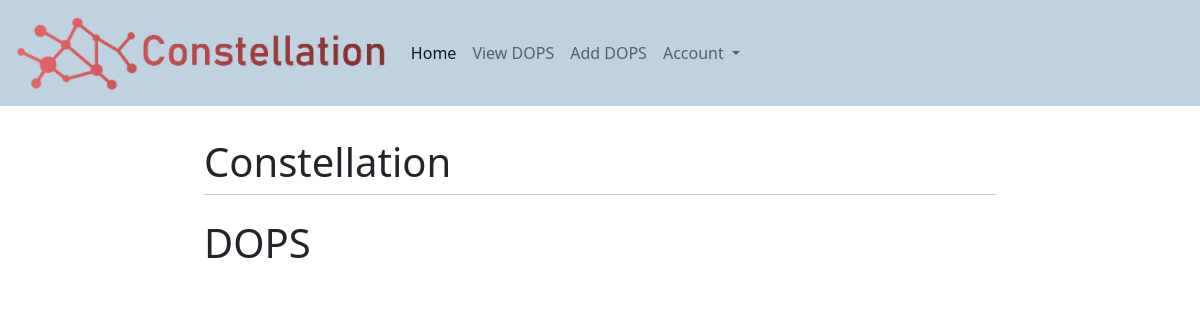
/dopsview, run on an earlier commit of the app's database.
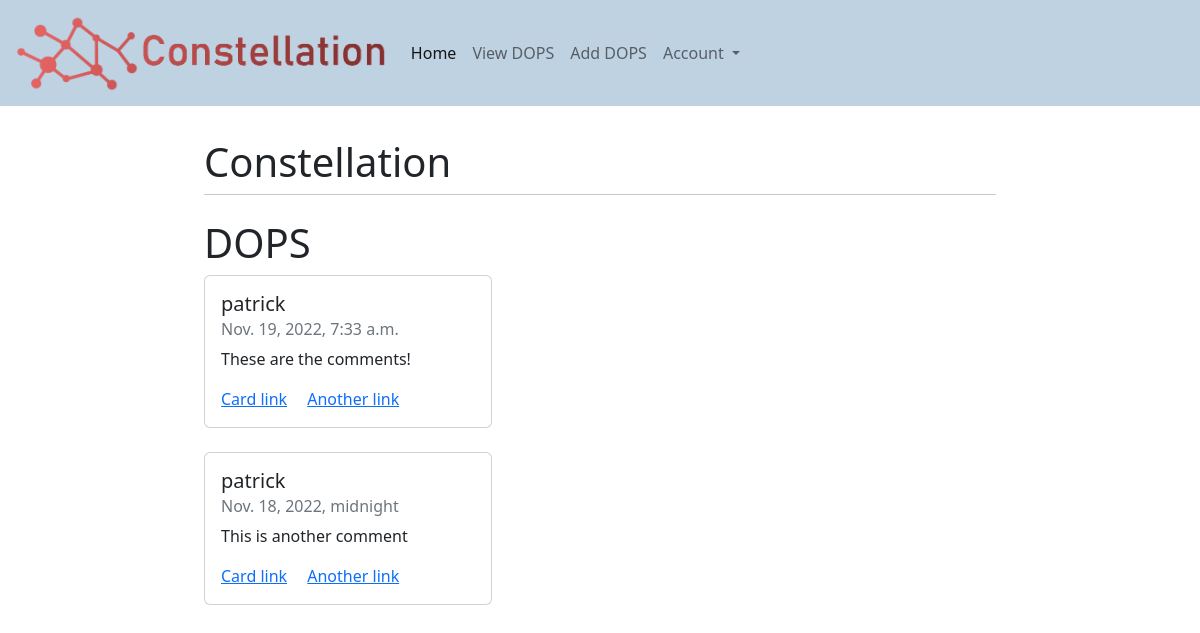
And on a later commit of the database.
### milestonetracker/models.py (models this page shows, shortened)
class dops(models.Model):
    dops_date = models.DateTimeField('DOPS Date')
    mentor = models.ForeignKey(User, blank=True, null=True, on_delete=models.SET_NULL)
    msnumber = models.IntegerField ('Milestone Number')
    comments = models.TextField(blank=True)

### milestonetracker/views.py (the view)
# urls.py: path('dopsview', views.dopsview, name="dopsview"),
def dopsview(request):
    dopsview = dops.objects.all()
    return render(request, 'milestonetracker/dopsview.html',
        {'dopsview': dopsview})

### milestonetracker/templates/milestonetracker/dopsview.html
{% extends 'milestonetracker/base.html' %}
{% block content %}
<h1>DOPS</h1>
{% for dops in dopsview %}
<div class="card" style="width: 18rem;">
    <div class="card-body">
      <h5 class="card-title">{{ dops.mentor }}</h5>
      <h6 class="card-subtitle mb-2 text-muted">{{ dops.dops_date }}</h6>
      <p class="card-text">{{ dops.comments }}</p>
      <a href="#" class="card-link">Card link</a>
      <a href="#" class="card-link">Another link</a>
    </div>
</div>
<br/>
{% endfor %}
{% endblock %}

### milestonetracker/templates/milestonetracker/base.html (shortened to what this page needs)
<!doctype html>
<html lang="en">
  <head>
    <link href="https://cdn.jsdelivr.net/npm/bootstrap@5.2.2/dist/css/bootstrap.min.css" rel="stylesheet">
  </head>
  <body>
    {% include 'milestonetracker/navbar.html' %}
    <br/>
    <div id="content", name="content", class="main">
      <div class="row justify-content-center">
              <div class="col-8">
                  <h1 class="mt-2">Constellation</h1>
                  <hr class="mt-0 mb-4">
                      {% block content %}
                      {% endblock %}
              </div>
      </div>
  </div>
  </body>
</html>

### milestonetracker/templates/milestonetracker/navbar.html (shortened to what this page needs)
{% load static %}
<nav class="navbar navbar-expand-lg" style="background-color: #bfd2e2;">
    <div class="container-fluid">
      <a class="navbar-brand" href="http://www.bcehs.ca/"><img src="{% static 'milestonetracker/images/constellation.png' %}" style="height:80px;"></a>
      <div class="collapse navbar-collapse" id="navbarNavDropdown">
        <ul class="navbar-nav">
          <li class="nav-item">
            <a class="nav-link active" aria-current="page" href="{% url 'home' %}">Home</a>
          </li>
          <li class="nav-item">
            <a class="nav-link" href="{% url 'dopsview' %}">View DOPS</a>
          </li>
          <li class="nav-item">
            <a class="nav-link" href="{% url 'dopsadd' %}">Add DOPS</a>
          </li>
          <li class="nav-item dropdown">
            <a class="nav-link dropdown-toggle" href="#" role="button" data-bs-toggle="dropdown" aria-expanded="false">
              Account
            </a>
          </li>
        </ul>
      </div>
    </div>
  </nav>

What changed in the data, as far as the page shows it:
added dops: mentor "patrick", dops_date "Nov. 19, 2022, 7:33 a.m.", comments "These are the comments!"
added dops: mentor "patrick", dops_date "Nov. 18, 2022, midnight", comments "This is another comment"
